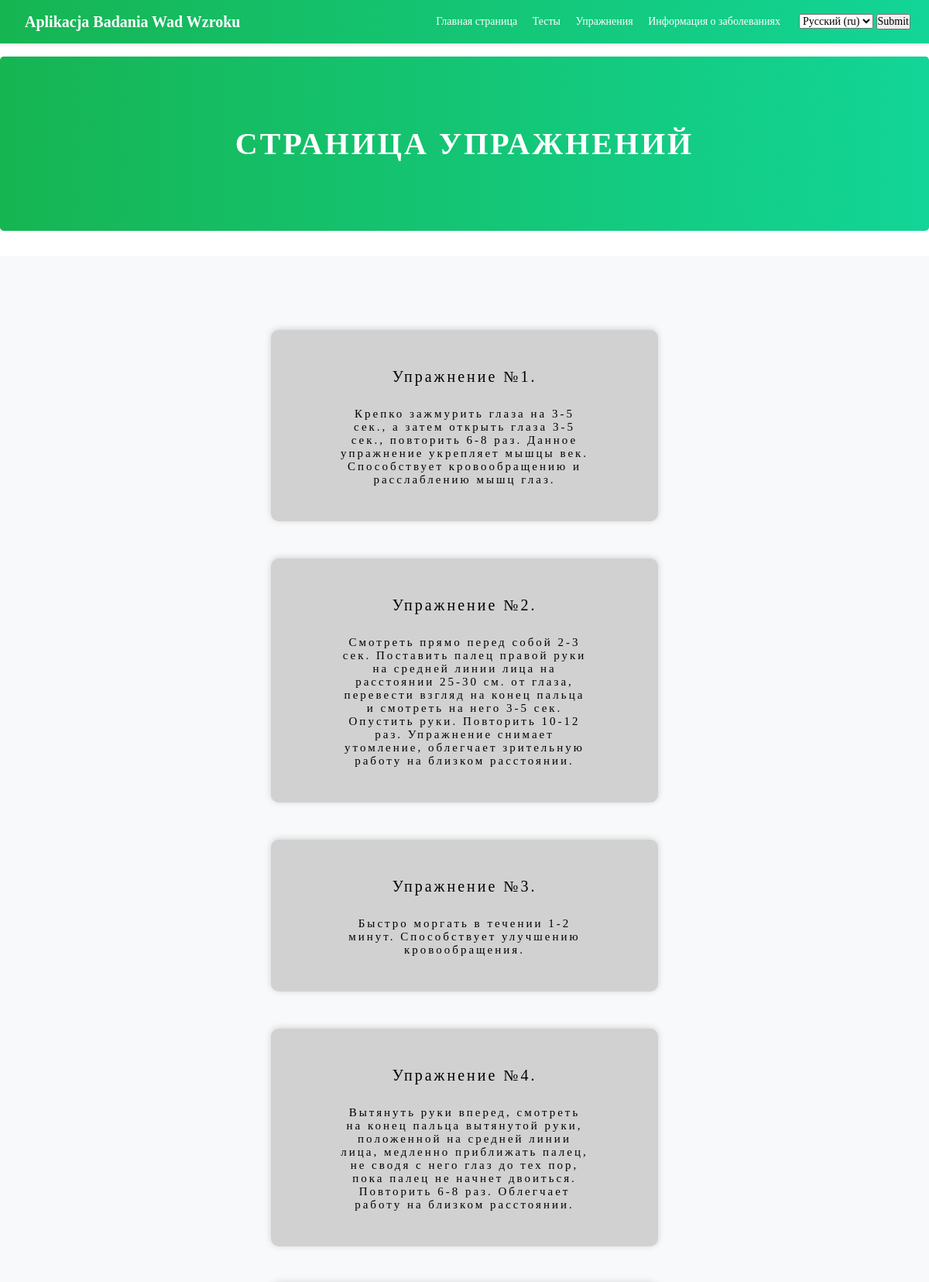
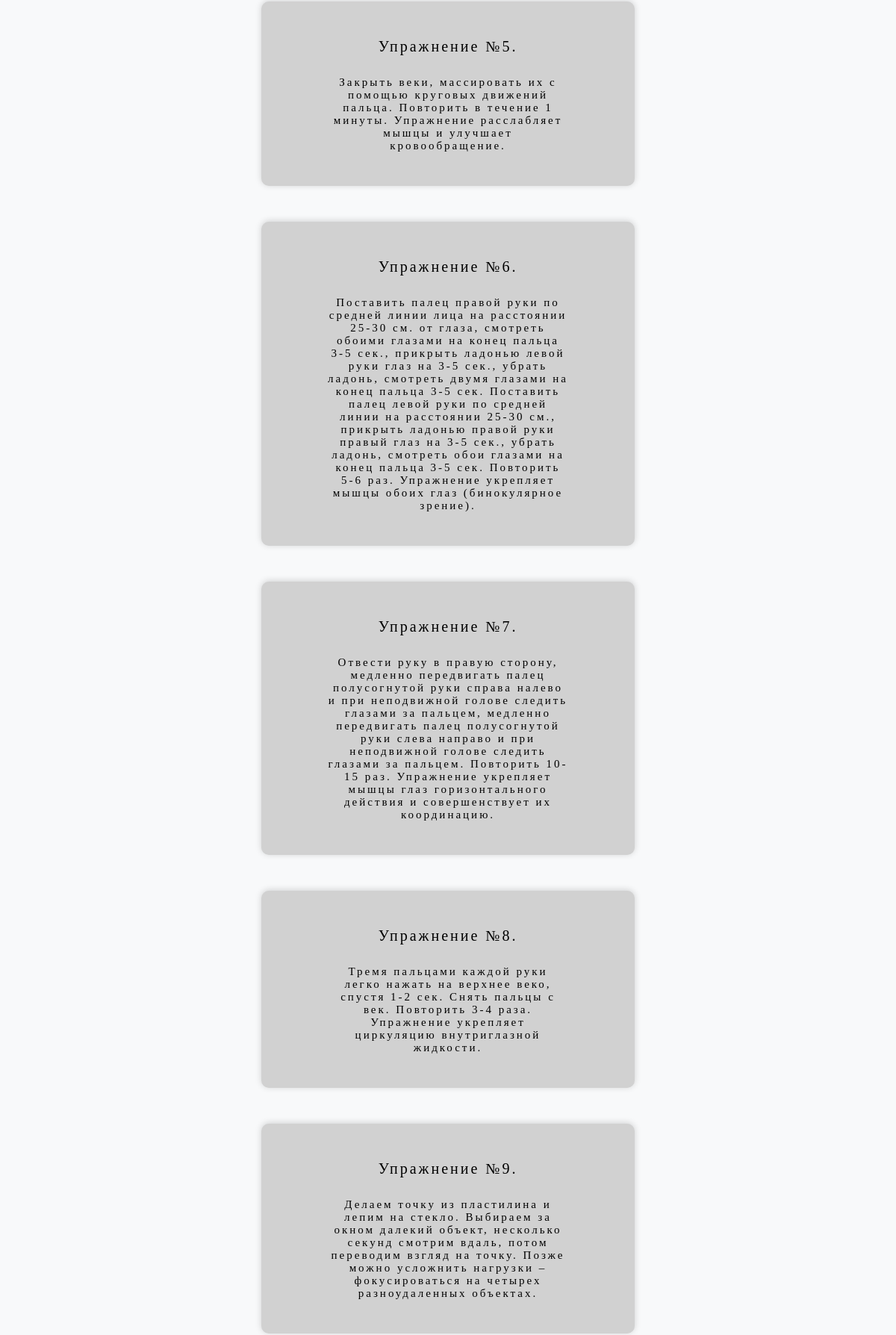
The app's page /ru/exercises/ (upper part) with its own data (2 pictures, top to bottom).
### AplikacjaBadaniaWadWzroku/models.py (models this page shows)
class Exercises(models.Model):
    text_exercise = models.TextField(default='', blank=True)
    image_exercise = models.ImageField(upload_to='test_image', default='', blank=True)
    exercise_number = models.IntegerField(default=0)

### AplikacjaBadaniaWadWzroku/views.py (the view)
# urls.py: path('exercises/', views.exercises),
def exercises(request):
    exercises_context = Exercises.objects.filter()
    context = {'exercises_context': exercises_context}
    return render(request, 'AplikacjaBadaniaWadWzroku/exercises.html', context)

### AplikacjaBadaniaWadWzroku/templates/AplikacjaBadaniaWadWzroku/exercises.html (shortened to what this page needs)
{% extends 'AplikacjaBadaniaWadWzroku/base.html' %}
{% load static i18n %}
{% block content %}
    <section class="jumbotron text-center" style="background: linear-gradient(90deg, rgba(2,0,36,1) 0%, rgba(22,181,82,1) 0%, rgba(18,213,151,1) 100%);">
        <div class="container">
          <h1 style="color: white; font-weight: 900 !important;">{% trans 'Страница Упражнений' %}</h1>
        </div>
    </section>
    <div class="album py-5 bg-light">
        <div id="page-wrap">
            {% for exercise in exercises_context %}
                 <div class="container-test mt-sm-5 my-1" style="box-shadow: 0px -1px 9px 0px rgba(0,0,0,0.17)">
                    <div style="margin: auto; width: 70%">
                        <h2 style="text-align: center; color: black">{% trans 'Упражнение №' %}{{ exercise.exercise_number }}.</h2>
                        <p style="text-align: center; color: black">{{ exercise.text_exercise }}</p>
                    </div>
                 </div>
            {% endfor %}
        </div>
    </div>
{% endblock %}

### AplikacjaBadaniaWadWzroku/static/css/style.css (style rules this page uses)
* { margin: 0; padding: 0; }
body { font: 14px Comfortaa, serif; }
h1 { margin: 25px 0; font: 40px Comfortaa, Serif; text-transform: uppercase; letter-spacing: 3px; }
h2 { margin: 25px 0; font: 20px Comfortaa, Serif; letter-spacing: 3px; line-height: 1.5 }
p { margin: 25px 0; font: 15px Comfortaa, Serif; letter-spacing: 3px; }
.container-test { background-color: #d1d1d1; color: #d1d1d1; border-radius: 10px; padding: 20px; font-family: Comfortaa, Serif; max-width: 700px }
#page-wrap { width: 500px; margin: 0 auto; }

### records on screen
Exercises: exercise_number "1", text_exercise "Крепко зажмурить глаза на 3-5 сек., а затем открыть глаза 3-5 сек., повторить 6-8 раз. Данное упражнение укрепляет мышцы век. Способствует кровообращению и расслаблению мышц глаз."
Exercises: exercise_number "2", text_exercise "Смотреть прямо перед собой 2-3 сек. Поставить палец правой руки на средней линии лица на расстоянии 25-30 см. от глаза, перевести взгляд на конец пальца и смотреть на него 3-5 сек. Опустить руки. Повторить 10-12 раз. Упражнение снимает утомление, облегчает зрительную работу на близком расстоянии."
Exercises: exercise_number "3", text_exercise "Быстро моргать в течении 1-2 минут. Способствует улучшению кровообращения."
Exercises: exercise_number "4", text_exercise "Вытянуть руки вперед, смотреть на конец пальца вытянутой руки, положенной на средней линии лица, медленно приближать палец, не сводя с него глаз до тех пор, пока палец не начнет двоиться. Повторить 6-8 раз. Облегчает работу на близком расстоянии."
Exercises: exercise_number "5", text_exercise "Закрыть веки, массировать их с помощью круговых движений пальца. Повторить в течение 1 минуты. Упражнение расслабляет мышцы и улучшает кровообращение."
Exercises: exercise_number "6", text_exercise "Поставить палец правой руки по средней линии лица на расстоянии 25-30 см. от глаза, смотреть обоими глазами на конец пальца 3-5 сек., прикрыть ладонью левой руки глаз на 3-5 сек., убрать ладонь, смотреть двумя глазами на конец пальца 3-5 сек. Поставить палец левой руки по средней линии на расстоянии 25-30 см., прикрыть ладонью правой руки правый глаз на 3-5 сек., убрать ладонь, смотреть обои глазами на конец пальца 3-5 сек. Повторить 5-6 раз. Упражнение укрепляет мышцы обоих глаз (бинокулярное зрение)."
Exercises: exercise_number "7", text_exercise "Отвести руку в правую сторону, медленно передвигать палец полусогнутой руки справа налево и при неподвижной голове следить глазами за пальцем, медленно передвигать палец полусогнутой руки слева направо и при неподвижной голове следить глазами за пальцем. Повторить 10-15 раз. Упражнение укрепляет мышцы глаз горизонтального действия и совершенствует их координацию."
Exercises: exercise_number "8", text_exercise "Тремя пальцами каждой руки легко нажать на верхнее веко, спустя 1-2 сек. Снять пальцы с век. Повторить 3-4 раза. Упражнение укрепляет циркуляцию внутриглазной жидкости."
Exercises: exercise_number "9", text_exercise "Делаем точку из пластилина и лепим на стекло. Выбираем за окном далекий объект, несколько секунд смотрим вдаль, потом переводим взгляд на точку. Позже можно усложнить нагрузки – фокусироваться на четырех разноудаленных объектах."

### other values on screen
form field language "Русский (ru)"
